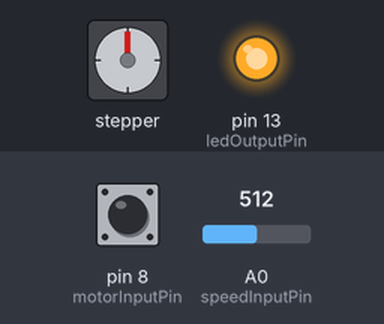
The sketch below on a simulated Arduino Uno, built with avr-gcc and run on an emulated ATmega328P. Parts: stepper motor, output pins drawn as LEDs (lit = HIGH). Inputs (shaded band) come from the test bench; at power-on: pin 8 (motorInputPin) HIGH, A0 (speedInputPin) = 512. Stepper angles assume 2048 steps per turn.

Above: at 1.2 s.
1.3 s: pin 8 (motorInputPin) pulled LOW for 1 s
At 2.9 s:
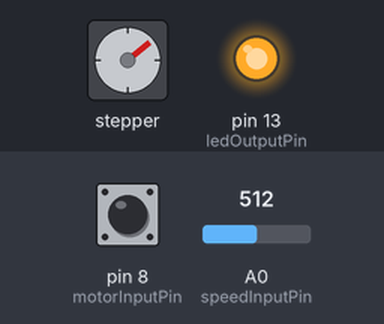
3.8 s: pin 8 (motorInputPin) pulled LOW for 0.15 s
At 4.7 s:
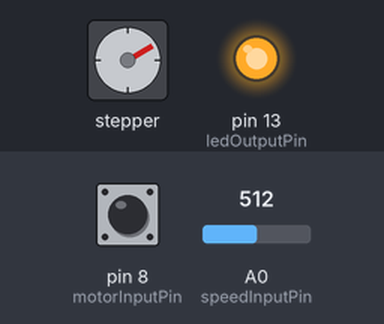
5.4 s: pin 8 (motorInputPin) pulled LOW for 3.2 s
At 9.7 s:
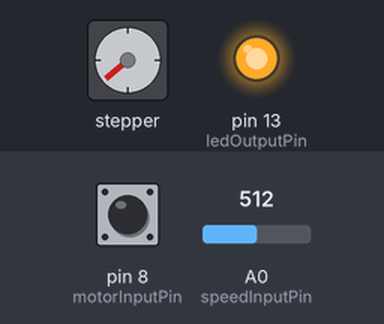
10.1 s: pin 8 (motorInputPin) pulled LOW for 1 s
At 12.1 s:
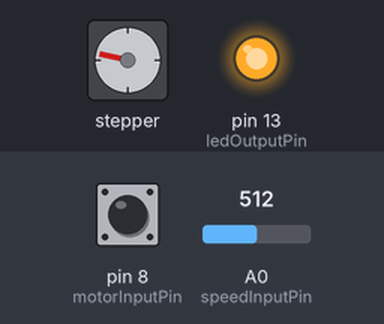
12.6 s: pin 8 (motorInputPin) pulled LOW for 3.2 s
At 16.8 s:
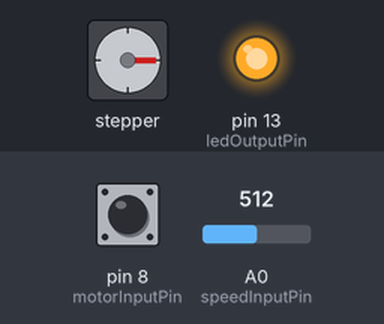
Timing chart, 0 to 18.3 s (numbered marks = the images above; inputs shaded):
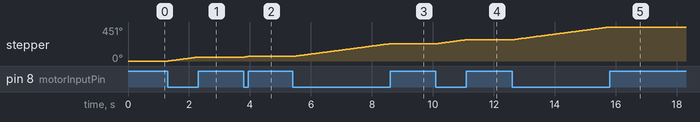

The sketch:

pickup-spooling-machine.ino
```cpp
#include <AccelStepper.h>
#include <Math.h>


// constants
const float MIN_STEPPER_SPEED = 0.;
const float MAX_STEPPER_SPEED = 640.;
const float STEPPER_SPEED_DIFF = MAX_STEPPER_SPEED - MIN_STEPPER_SPEED;
const float MAX_POT_VALUE = 1023.;


// vars
int speedInputPin = A0;
int speedPotValue;

int directionInputPin = 7;
int directionToggleValue;

int motorInputPin = 8;
int motorToggleValue;
bool isMotorOn = false;

int ledOutputPin = 13;

int currentSpeed = 0;
int currentDirection = 1;


// defaults to AccelStepper::FULL4WIRE (4 pins) on 2, 3, 4, 5
AccelStepper stepper;


// arduino methods
void setup() {
  // set input pins
  pinMode(speedInputPin, INPUT);
  pinMode(directionInputPin, INPUT_PULLUP);
  pinMode(motorInputPin, INPUT_PULLUP);

  // set output pins
  pinMode(ledOutputPin, OUTPUT);

  // init stepper
  stepper.setMaxSpeed(MAX_STEPPER_SPEED);
  stepper.setSpeed(0);

  // turn light on
  digitalWrite(ledOutputPin, HIGH);
}

void loop() {
  updateMotorToggle();
//  updateMotorDirection();
  updateMotorSpeed();

  if (isMotorOn) {
    stepper.runSpeed();
  }
}


// methods definitions
void updateMotorToggle() {
  // read toggle switch state
  motorToggleValue = digitalRead(motorInputPin);

  if (motorToggleValue == HIGH) {
    isMotorOn = false;
  } else if (motorToggleValue == LOW) {
    isMotorOn = true;
  }
}

void updateMotorDirection() {
  // dont do anything if the motor is already on
  if (isMotorOn) {
    return;
  }

  // read toggle switch state
  directionToggleValue = digitalRead(directionInputPin);

  // assign value according to toggle position
  if (directionToggleValue == HIGH) {
    currentDirection = -1;
  } else if (directionToggleValue == LOW) {
    currentDirection = 1;
  }
}

void updateMotorSpeed() {
  speedPotValue = analogRead(speedInputPin);

  // calculate new speed from pot input
  int newSpeed = MIN_STEPPER_SPEED + floor(STEPPER_SPEED_DIFF * (speedPotValue / MAX_POT_VALUE));

  // limit values
  if (newSpeed > MAX_STEPPER_SPEED) {
    newSpeed = MAX_STEPPER_SPEED;
  } else if (newSpeed < 0) {
    newSpeed = 0;
  }

  // assign new speed
  currentSpeed = newSpeed;
  setMotorSpeed();
}

void setMotorSpeed() {
  int newSpeed = currentSpeed * currentDirection;
  stepper.setSpeed(newSpeed);
}
```

Measured:
- after the input at 1.3 s, stepper: turns 52° clockwise in 0.97 s, starting at once
- after the input at 5.4 s, stepper: turns 169° clockwise in 3.2 s, starting at once
- after the input at 10.1 s, stepper: turns 53° clockwise in 0.99 s, starting at once
- after the input at 12.6 s, stepper: turns 169° clockwise in 3.2 s, starting at once
